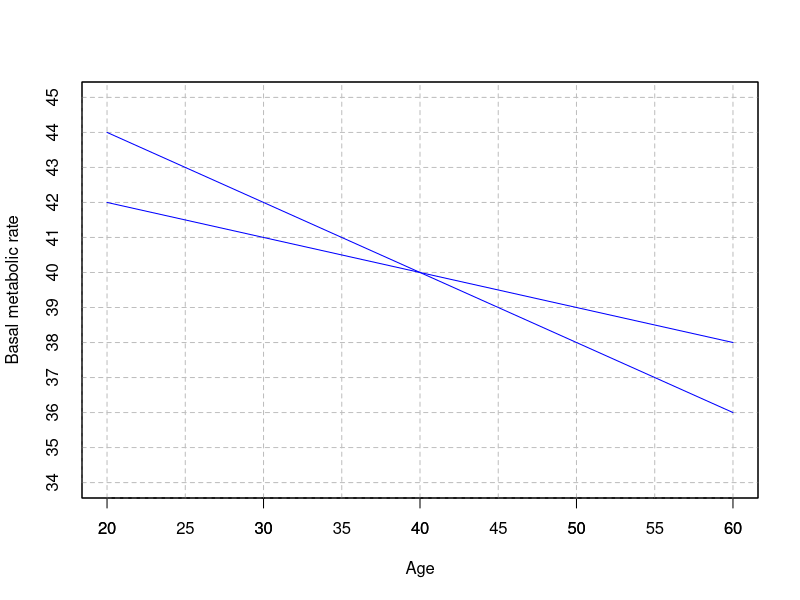

The R script that drew this image:
## ---- chunk 1
## DATA GENERATION
  x <- c(20,40,60)
  y <- c(42,40,38)
  y2 <- c(44,40,36)
  df <- data.frame(x,y,y2)
## QUESTION/ANSWER GENERATION
## ---- chunk 2
plot(x, y, type="n", ylim = c(34,45), yaxt = "n", xlab="Age", ylab="Basal metabolic rate") 
axis(1, at = seq(20,60,5), tck = 1, lty = 2, col = "gray")
axis(2, at = 34:45, tck = 1, lty = 2, col = "gray")
box()
lines(x, y, col = "blue")
lines(x, y2, col = "blue")
